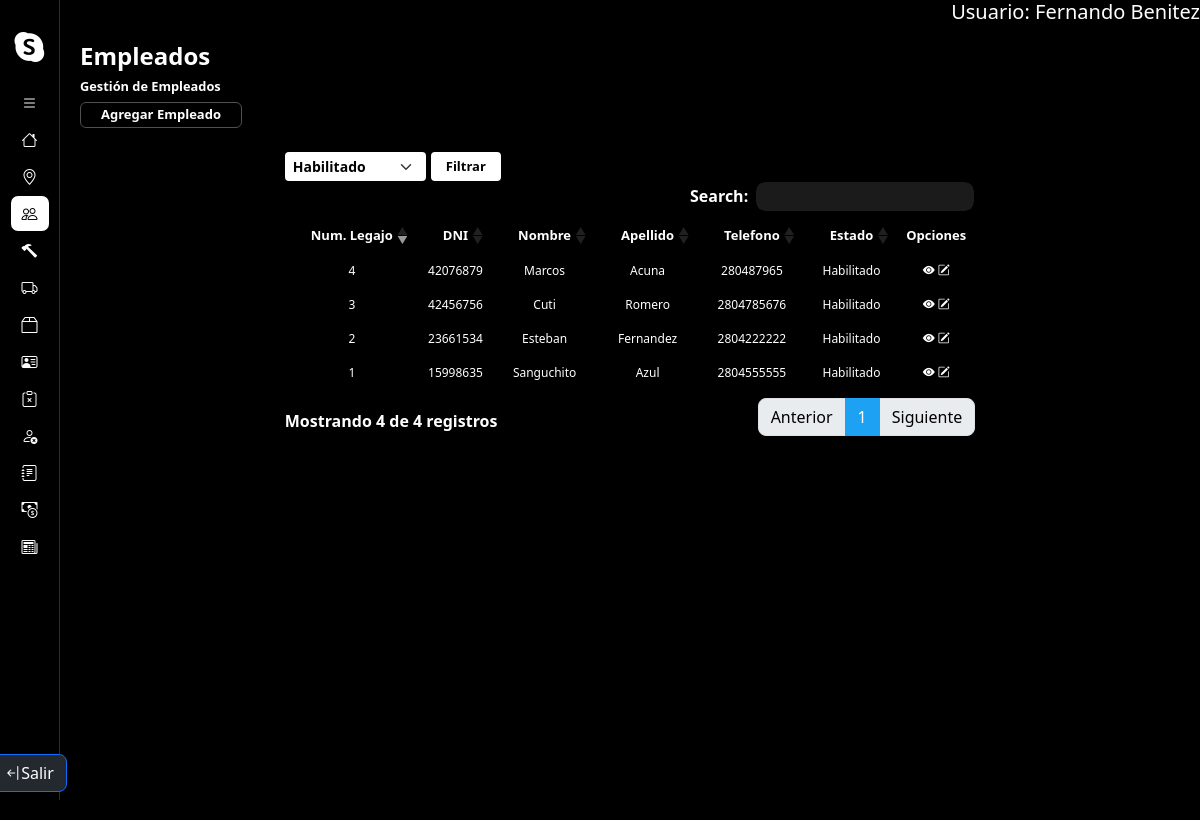
The page /gestionEmpleado/ (signed in) on the database its author committed.
### core/models.py (models this page shows, shortened)
class Empleado(models.Model):
    numDNI = models.CharField(unique=True,max_length=10)
    nombre = models.CharField(max_length=50)
    apellido = models.CharField(max_length=50)
    telefono = models.CharField(max_length=10)
    email = models.EmailField(max_length=254)
    sueldo = models.IntegerField()
    localidad = models.ForeignKey(Localidad, on_delete=models.DO_NOTHING)
    activo = models.BooleanField(default=True)
    sueldo_basico = 58000
    objects = EmpleadoManager()
    habilitados = EmpleadoManager(True)
    deshabilitados = EmpleadoManager(False)
    def getEstado(self):
        if self.activo == True:
            return "Habilitado"
        else:
            return "Deshabilitado"

### core/views.py (the view)
# urls.py: path('gestionEmpleado/', gestionEmpleado.as_view(), name = 'gestionEmpleado'),
@method_decorator(login_required, name='dispatch')
class gestionEmpleado(ListView):
    model = Empleado
    template_name = 'empleado/gestionEmpleados.html'
    context_object_name = 'empleados'
    def get_context_data(self, **kwargs):
        context = super().get_context_data(**kwargs)
        context['estados'] = ['Habilitado', 'Deshabilitado', 'Todos']
        estado = self.request.GET.get('estado', '')
        if estado == 'Habilitado' or not estado:
            context['empleados'] = Empleado.habilitados.all()
        elif estado == 'Deshabilitado':
            context['empleados'] = Empleado.deshabilitados.all()
        elif estado == 'Todos':
            context['empleados'] = Empleado.objects.all()
        return context

### core/models.py (called while the page is built)
    def get_queryset(self):
        qs = super().get_queryset()
        return qs.filter(activo=self.habilitado) if self.habilitado is not None else qs

### core/templates/empleado/gestionEmpleados.html (shortened to what this page needs)
{% extends 'layouts/baseGestion.html' %}
{% load static %}
{% block extracss %}{{block.super}}
<link href="{% static 'css/baseGestion.css' %}" rel="stylesheet" />
{% endblock %}
{% block title%}
    <h1>Empleados</h1>
    <h2>Gestión de Empleados</h2>
    <a href="{% url 'altaEmpleado' %}" class="btn-agregarEntidad">Agregar Empleado</a>
{% endblock %}
{% block listado%}
<div class="container contenedor-tabla-form">
    <div class="container contenedor-filtrados">
        <form method="GET" action="{% url 'gestionEmpleado' %}">
            <div class="contenedor-select-btn">
                <select name="estado" id="estado" class="form-select form-select-sm form-select-filter">
                    {% for option in estados %}
                        <option value="{{ option }}" {% if option == request.GET.estado %} selected {% endif %}>{{ option }}</option>
                    {% endfor %}
                </select>
                <button type="submit" class="btn-filtrar">Filtrar</button>
            </div>
        </form>
    </div>
    <div class="container contenedor-tabla">
        <table class="table table-striped table-dark">
            <thead>
                <tr>
                    <th scope="col">Num. Legajo</th>
                    <th scope="col">DNI</th>
                    <th scope="col">Nombre</th>
                    <th scope="col">Apellido</th>
                    <th scope="col">Telefono</th>
                    <th scope="col">Estado</th>
                    <th scope="col">Opciones</th>
                </tr>
            </thead>
            <tbody>
                {% for empleado in empleados %}
                    <tr class="fila-tabla">
                        <td scope="row">{{ empleado.pk }}</td>
                        <td scope="row">{{ empleado.numDNI }}</td>
                        <td scope="row">{{ empleado.nombre }}</td>
                        <td scope="row">{{ empleado.apellido }}</td>
                        <td scope="row">{{ empleado.telefono }}</td>
                        <td scope="row">{{ empleado.getEstado }}</td>
                        <td scope="row">
                            <button href="{% url 'detalleEmpleado' empleado.pk %}" class="opcion" type="button"
                                data-url="/gestionEmpleado/{{empleado.pk}}"
                                data-bs-toggle="offcanvas"
                                data-bs-target="#offcanvasExample"
                                aria-controls="offcanvasExample"><i class="bi bi-eye-fill"></i></button>
                            <a href="{% url 'modificarEmpleado' empleado.pk%}" class="opcion"><i class="bi bi-pencil-square"></i></i></a>
                        </td>
                    </tr>
                {% endfor %}
            </tbody>
        </table>
    </div>
</div>
{% endblock %}

### SendaRC/templates/layouts/baseInicio.html (shortened to what this page needs)
{% extends 'layouts/base.html' %}
{% load static %}
{% block extracss %}
    <link href="{% static 'css/baseInicio.css' %}" rel="stylesheet" />
{% endblock %}
{% block container %}
<main class="container-main">
    <aside class="nav-container">
        <nav class="navbar d-flex flex-column flex-shrink-0 bg-body-tertiary">
            <a href="/" class="d-block p-3 link-body-emphasis text-decoration-none" data-bs-toggle="tooltip"
                data-bs-placement="right" data-bs-original-title="Icon-only">
                <i class="bi bi-skype" style="color: white; font-size: 30px;"></i>
            </a>
            <ul class="list-navbar nav nav-pills nav-flush flex-column mb-auto text-center">
                <li class="nav-item" id="expand-button">
                    <button id="btn-toExpand" href="#" class="nav-link py-3 rounded-2" aria-current="page" data-bs-toggle="tooltip"
                        data-bs-placement="right" aria-label="open-bar" data-bs-original-title="open-bar">
                        <i class="bi bi-list"></i>
                    </button>
                </li>
                <li class="nav-item {% if request.path == '/home/' %}active{% endif %}">
                    <a href="{% url 'home' %}" class="nav-link py-3 rounded-2" aria-current="page" data-bs-toggle="tooltip"
                        data-bs-placement="right" aria-label="Home" data-bs-original-title="Home">
                        <i class="bi bi-house"></i>
                    </a>
                </li>
                <li class="nav-item {% if '/gestionLocalidad/' in request.path or '/altaLocalidad/' in request.path or '/modificarLocalidad/' in request.path %}active{% endif %}">
                    <a href="{% url 'gestionLocalidad' %}" class="nav-link py-3 rounded-2" aria-current="page" data-bs-toggle="tooltip"
                        data-bs-placement="right" aria-label="Localidades" data-bs-original-title="Localidades">
                        <i class="bi bi-geo-alt"></i>
                    </a>
                </li>
                <li class="nav-item {% if '/gestionEmpleado/' in request.path or '/altaEmpleado/' in request.path or '/modificarEmpleado/' in request.path %}active{% endif %}">
                    <a href="{% url 'gestionEmpleado' %}" class="nav-link py-3 rounded-2" aria-current="page" data-bs-toggle="tooltip"
                        data-bs-placement="right" aria-label="Empleados" data-bs-original-title="Empleados">
                        <i class="bi bi-people"></i>
                    </a>
                </li>
                <li class="nav-item {% if '/gestionMaquinaria/' in request.path or '/altaMaquinaria/' in request.path or '/modificarMaquinaria/' in request.path %}active{% endif %}">
                    <a href="{% url 'gestionMaquinaria' %}" class="nav-link py-3 rounded-2" aria-current="page" data-bs-toggle="tooltip"
                        data-bs-placement="right" aria-label="Maquinarias" data-bs-original-title="Maquinarias">
                        <i class="bi bi-hammer"></i>
                    </a>
                </li>
                <li class="nav-item {% if '/gestionTipoServicio/' in request.path or '/altaTipoServicio/' in request.path or '/modificarTipoServicio/' in request.path %}active{% endif %}">
                    <a href="{% url 'gestionTipoServicio' %}" class="nav-link py-3 rounded-2" aria-current="page" data-bs-toggle="tooltip"
                        data-bs-placement="right" aria-label="TipoServicios" data-bs-original-title="TipoServicios">
                        <i class="bi bi-truck"></i>
                    </a>
                </li>
                <li class="nav-item {% if '/gestionInsumos/' in request.path or '/altaInsumo/' in request.path or '/modificarInsumo/' in request.path %}active{% endif %}">
                    <a href="{% url 'gestionInsumos' %}" class="nav-link py-3 rounded-2" aria-current="page" data-bs-toggle="tooltip"
                        data-bs-placement="right" aria-label="Insumos" data-bs-original-title="Insumos">
                        <i class="bi bi-box2"></i>
                    </a>
                </li>
                <li class="nav-item {% if '/gestionClientes/' in request.path or '/altaCliente/' in request.path or '/modificarCliente/' in request.path %}active{% endif %}">
                    <a href="{% url 'gestionClientes' %}" class="nav-link py-3 rounded-2" aria-current="page" data-bs-toggle="tooltip"
                        data-bs-placement="right" aria-label="Clientes" data-bs-original-title="Clientes">
                        <i class="bi bi-person-vcard"></i>
                    </a>
                </li>
                <li class="nav-item">
                    <a href="#" class="nav-link py-3 rounded-2" aria-current="page" data-bs-toggle="tooltip"
                        data-bs-placement="right" aria-label="Reclamos" data-bs-original-title="Reclamos">
                        <i class="bi bi-clipboard-x"></i>
                    </a>
                </li>
                <li class="nav-item {% if '/gestionSanciones/' in request.path or '/altaSancion/' in request.path or '/modificarSancion/' in request.path %}active{% endif %}">
                    <a href="{% url 'gestionSanciones' %}" class="nav-link py-3 rounded-2" aria-current="page" data-bs-toggle="tooltip"
                        data-bs-placement="right" aria-label="Sanciones" data-bs-original-title="Sanciones">
                        <i class="bi bi-person-x"></i>
                    </a>
                </li>
                <li class="nav-item">
                    <a href="#" class="nav-link py-3 rounded-2" aria-current="page" data-bs-toggle="tooltip"
                        data-bs-placement="right" aria-label="Asistencias" data-bs-original-title="Asistencias">
                        <i class="bi bi-journal-text"></i>
                    </a>
                </li>
                <li class="nav-item {% if '/servicio/' in request.path%}active{% endif %}">
                    <a href="{% url 'gestionServicios' %}" class="nav-link py-3 rounded-2" aria-current="page" data-bs-toggle="tooltip"
                        data-bs-placement="right" aria-label="Presupuestos" data-bs-original-title="Presupuestos">
                        <i class="bi bi-cash-coin"></i>
                    </a>
                </li>
                <li class="nav-item {% if '/factura/' in request.path %}active{% endif %}">
                    <a href="{% url 'facturas' %}" class="nav-link py-3 rounded-2" aria-current="page" data-bs-toggle="tooltip"
                        data-bs-placement="right" aria-label="Facturas" data-bs-original-title="Facturas">
                        <i class="bi bi-newspaper"></i>
                    </a>
                </li>
            </ul>
            {% if user.is_authenticated %}
                <div class="container-btn-cerrar-sesion">
                    <a class="cerrar-sesion-btn btn btn-primary d-inline-flex align-items-center" href={% url 'logout' %}>
                            <i class="bi bi-arrow-bar-left"></i>Salir</a>
                </div>
            {% endif %}
        </nav>
    </aside>
    <section class="container-seccion-main">
        <div class="user-info">
            {% if user.is_authenticated %}
                <h5>Usuario: {{ user.first_name }} {{ user.last_name }}</h5>
            {% endif %}
        </div>
        {% block seccion-main %}
        {% endblock %}
    </section>
</main>
{% endblock %}

### static/css/base.css (style rules this page uses)
* { margin: 0; padding: 0; box-sizing: border-box; }
body { background-color: #000; }

### static/css/baseInicio.css (style rules this page uses)
.container-main { display: flex; width: 100%; height: 100%; }
.container-seccion-main { width: 100%; height: 100vh; position: relative; z-index: 50; }
.nav-container { width: 60px; border-right: 1px solid #2c2c2c; transition: all 0.3s ease-in-out; }
.nav-item { border-radius: 7px; position: relative; }
.navbar { background-color: #000 !important; height: 100%; align-content: center; }
.nav-link { width: 38px; height: 35px; display: flex; justify-content: center; align-items: center; color: white; transition: none; }
.list-navbar { gap: 2px; }
.active { background-color: white; }
.active > a > i { color: #000; }
#btn-toExpand { background:none; color: #fff; }
.bi-list { color: #fff !important; }
.user-info, h5 { text-align: right; color: #fff; }

### static/css/baseGestion.css (style rules this page uses)
.seccion-cabecera > h1 { font-size: 1.5rem; font-weight: 700; }
.seccion-cabecera > h2 { font-size: 0.8rem; font-weight: 700; }
.table>tbody>tr:nth-child(odd)>td, .table>thead>tr:nth-child(odd)>th { background-color: #000; }
.table>tbody>tr:nth-child(even)>td, .table>tbody>tr:nth-child(even)>th { background-color: #000; }
.table.dataTable thead th { text-align: center; }
.table.dataTable tbody td { text-align: center; }
.table thead { font-size: 13px; }
.table tbody { font-size: 12px; }
.seccion-cabecera > a { color: #FFF; font-size: 13px; border-radius: 6px; text-decoration: none; font-weight: 700; border: 1px solid #505050; padding-inline: 20px; padding-block: 2px; background-color: #000; transition: background-color 0.1s ease-in-out; }
.opcion { background: none; border: none; color: #fff; }
.contenedor-tabla-form { width: auto; }
.contenedor-filtrados { padding-inline: 12px; }
.form-select-filter { width: auto !important; background-color: #fff !important; color: #000 !important; border: none !important; font-weight: 600 !important; }
.contenedor-select-btn { display: flex; gap: 5px; align-items: end; }
.btn-filtrar { background-color: #ffffff; color: #000; font-size: 13px; font-weight: 700; padding-inline: 15px; border-radius: 4px; border: none; transition: all .1s ease-in-out; height: 29px; }

### rows shown on the page
Empleado: pk "1", numDNI "15998635", nombre "Sanguchito", apellido "Azul", telefono "2804555555", getEstado "Habilitado"
Empleado: pk "2", numDNI "23661534", nombre "Esteban", apellido "Fernandez", telefono "2804222222", getEstado "Habilitado"
Empleado: pk "3", numDNI "42456756", nombre "Cuti", apellido "Romero", telefono "2804785676", getEstado "Habilitado"
Empleado: pk "4", numDNI "42076879", nombre "Marcos", apellido "Acuna", telefono "280487965", getEstado "Habilitado"

### other values the page prints
{{ user.first_name }} "Fernando"
{{ user.last_name }} "Benitez"
form field estado "Habilitado"
